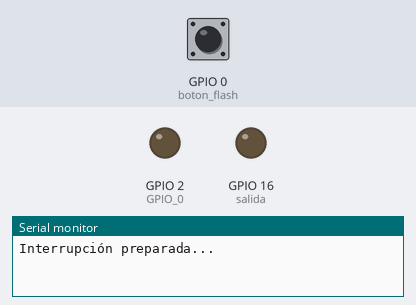
The sketch below on a simulated ESP8266 (NodeMCU). Parts: output pins drawn as LEDs (lit = HIGH), the last lines printed to the serial monitor. The test bench sets the inputs (shaded band); at power-on: GPIO 0 (boton_flash) HIGH.

Above: at 1.2 s.
1.3 s: GPIO 0 (boton_flash) pulled LOW for 0.15 s
At 2.5 s:
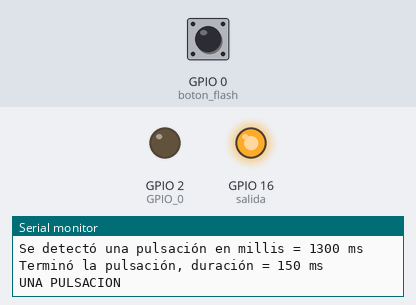
3.6 s: GPIO 0 (boton_flash) pulled LOW for 1 s
At 6.4 s:
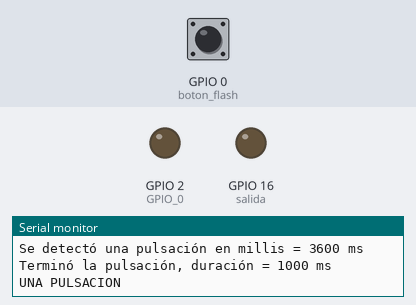
6.7 s: GPIO 0 (boton_flash) pulsed LOW 2 times (0.12 s each, 0.3 s apart)
At 8.1 s:
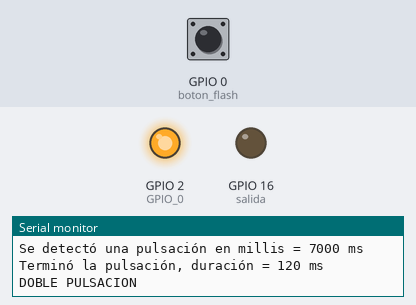
9.2 s: GPIO 0 (boton_flash) pulled LOW for 3.2 s
At 13.8 s:
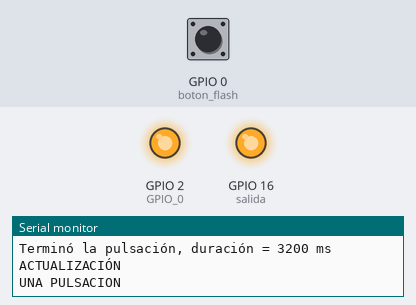
Timing chart, 0 to 15.3 s (numbered marks = the images above; inputs shaded):
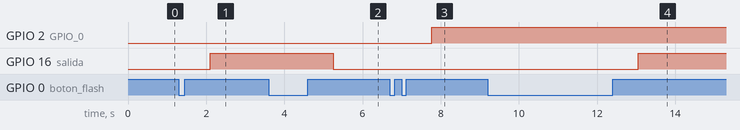

Measured:
- after the input at 1.3 s, GPIO 16 (salida): LOW → HIGH after 0.80 s
- after the input at 3.6 s, GPIO 16 (salida): HIGH → LOW after 1.7 s
- after the input at 6.7 s, GPIO 2 (GPIO_0): LOW → HIGH after 1.1 s
- after the input at 9.2 s, GPIO 16 (salida): LOW → HIGH after 3.9 s

The sketch:

pulsador_int_LED.ino
```cpp
// -------------------------------------------------------------------
// Ejemplo de contol de un pulsador mediante polling e interrupciones
// Alumno: LEONARDO GARCÍA GUILLÉN
// -------------------------------------------------------------------

int boton_flash=0;       // GPIO0 = boton flash
int estado_polling=HIGH; // por defecto HIGH (PULLUP). Cuando se pulsa se pone a LOW
volatile int estado_int=HIGH;     // por defecto HIGH (PULLUP). Cuando se pulsa se pone a LOW

unsigned long inicio_pulso_polling = 0;

volatile unsigned long ahora; // SE PONDRÁ GLOBAL PARA EN LOOP() CONOCER EL VALOR ACTUAL QUE SE TOMA EN LA INTERRUPCIÓN
volatile unsigned long penultima_int = 0; // CREO ESTA VARIABLE PARA ENVIAR EL ULTIMO_DATO Y USARLO EN EL INT ANTES DE ACUTALIZARSE AL DATO ACTUAL
unsigned long ultima_int = 0;

volatile bool interrupcion=false; // SE USARÁ ESTA VARIABLE PARA INDICAR CUÁNDO SE DA UNA INTERRUPCIÓN

/*------------------  RTI  --------------------*/
// Rutina de Tratamiento de la Interrupcion (RTI)
ICACHE_RAM_ATTR void RTI() {
  int lectura=digitalRead(boton_flash);
  interrupcion=true;
  ahora= millis();
  // descomentar para eliminar rebotes
  if(lectura==estado_int || ahora-ultima_int<50) return; // filtro rebotes 50ms
  if(lectura==LOW)
  {
   estado_int=LOW;
  }
  else
  {
   estado_int=HIGH;
   penultima_int=ultima_int;
  }
  ultima_int = ahora;
}

int salida = 16; //GPIO 16 - LED de ABAJO
//int BUILTIN_LED = 0 // GPIO 0 - LED de ARRIBA
int estado_led0=1;
int estado_led16=1;


/*------------------ SETUP --------------------*/
void setup() {
  pinMode(boton_flash, INPUT_PULLUP);

  // descomentar para activar interrupción
  attachInterrupt(digitalPinToInterrupt(boton_flash), RTI, CHANGE);
  Serial.begin(9600);
  Serial.println();
  Serial.println("Interrupción preparada...");
  pinMode(salida, OUTPUT); // GPIO 16
  pinMode(BUILTIN_LED, OUTPUT); // GPIO 0

}
int cont=0;
bool cuenta_pulsos=true;
bool actualiza=false;
unsigned long inicio = 0;
bool pulsaciones=false;
/*------------------- LOOP --------------------*/
void loop() {

  // INTERRUPCIÓN
    if (interrupcion==true)
  {
    if (cuenta_pulsos=true)
    {
      inicio=ahora;
      cuenta_pulsos=false;
    }
    if (estado_int==LOW)
    {
      Serial.print("Se detectó una pulsación en millis = ");
      Serial.print(ahora);
      Serial.println(" ms");
    }
    if (estado_int==HIGH)
    {
      Serial.print("Terminó la pulsación, duración = ");
      Serial.print(ahora-penultima_int);
      Serial.println(" ms");
      cont++;
      if (ahora-penultima_int < 3000) // Mientras NO haya actualización
      {
        pulsaciones=true;
      }
      else
        actualiza=true;
    }
    interrupcion=false; // DESABILITAMOS LA INTERRUPCIÓN HASTA QUE VUELVA A HABER UNA LLAMADA A LA MISMA

    }
    if (actualiza==true) // mantenemos pulsado: ACTUALIZAMOS!
    {
        Serial.println("ACTUALIZACIÓN");
        actualiza=false;
    }

    unsigned long now=millis();

      if (now-inicio>650)
      {
        if (cont==2) // 2 pulsos - encendemos arriba
        {
        Serial.println("DOBLE PULSACION");
        if (estado_led16==1)
          {
            digitalWrite(BUILTIN_LED, HIGH);
            estado_led16=0;
          }
          else
          {
            digitalWrite(BUILTIN_LED, LOW);
            estado_led16=1;
          }
          cont=0;
          cuenta_pulsos=true;
        }
        if (cont==1)
        {
        Serial.println("UNA PULSACION");
        if (estado_led0==1)
          {
            digitalWrite(salida, HIGH);
            estado_led0=0;
          }
          else
          {
            digitalWrite(salida, LOW);
            estado_led0=1;
          }
          cont=0;
          cuenta_pulsos=true;
        }
        else if (cont>2)
        {
          Serial.println("MAS DE 2 PULSACIONES, CÓDIGO NO VÁLIDO");

          cont=0;
          cuenta_pulsos=true;
        }
    delay(10);
    }
}
```
